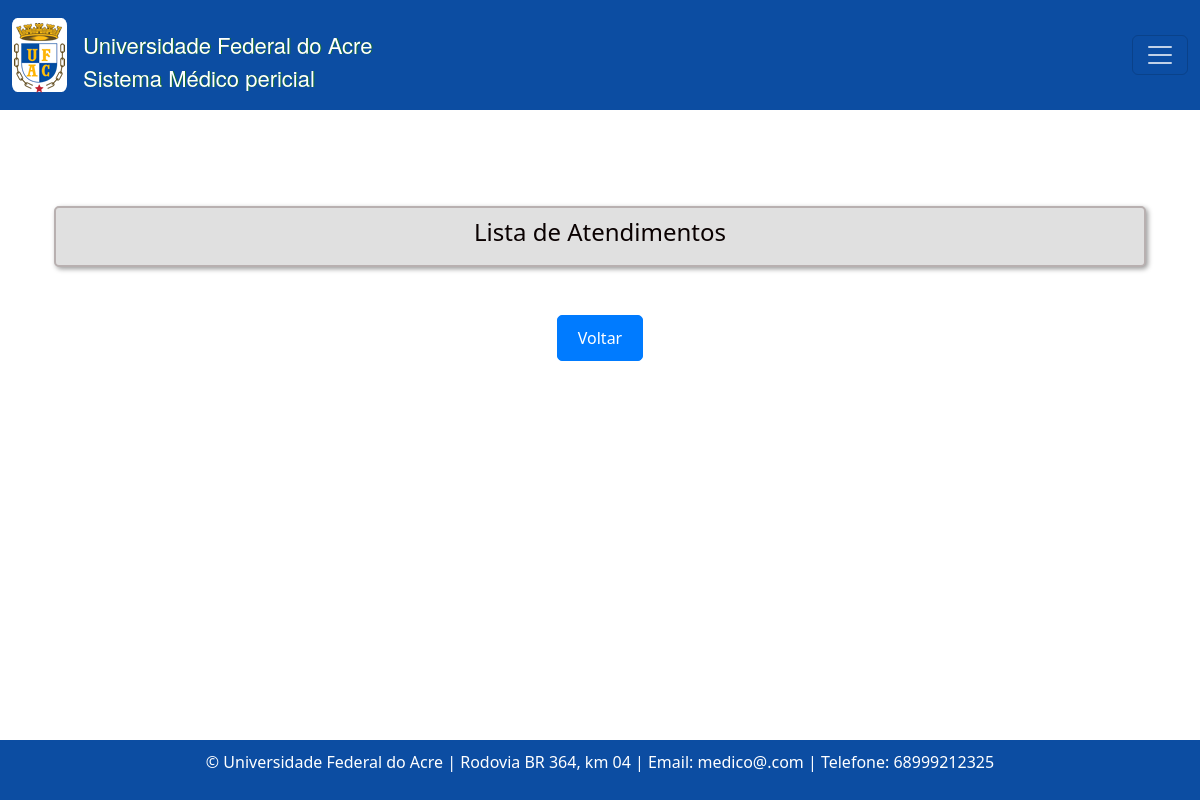
/atendimentos/, run on an earlier commit of the app's database.
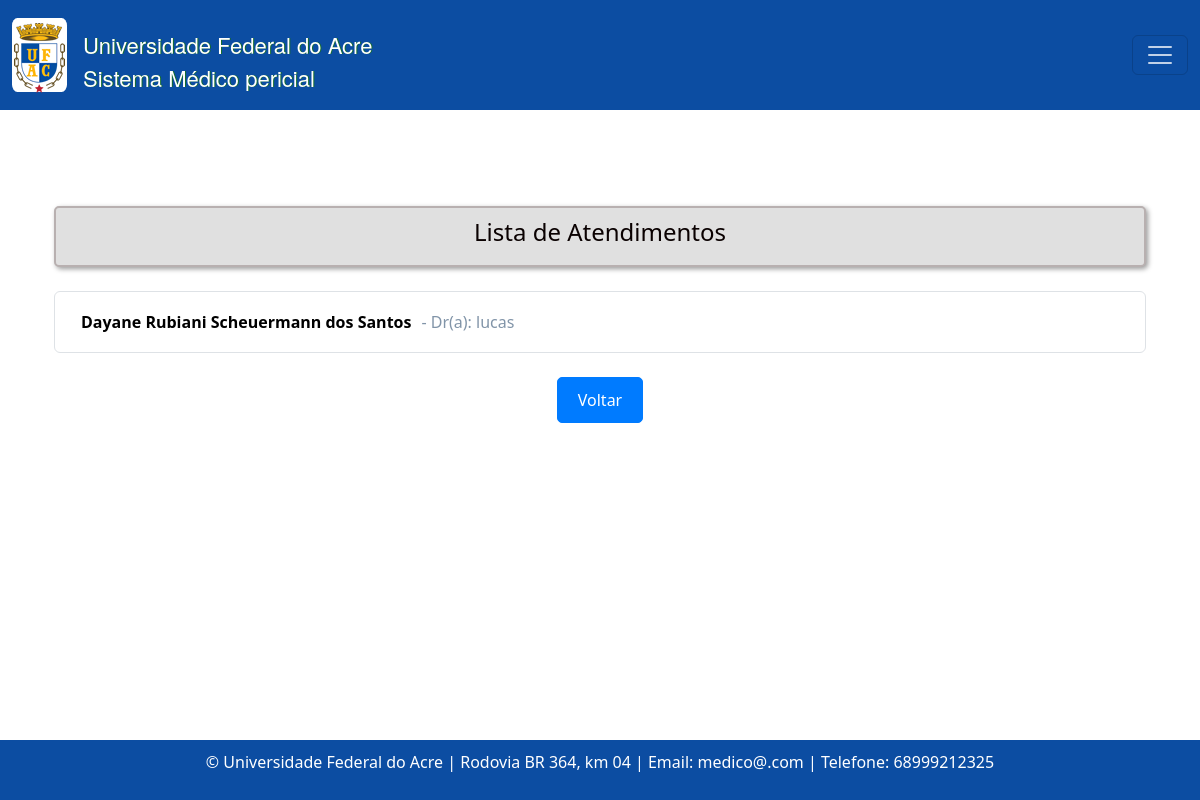
And on a later commit of the database.
### consulta/models.py (models this page shows, shortened)
class Atendimento(models.Model):
    agendamento = models.OneToOneField('Agendamento', on_delete=models.CASCADE)
    anamnese = models.TextField()
    exame_fisico = models.TextField()
    exames_complementares = models.TextField()
    pdf_exames = models.FileField(upload_to='exames_pdfs/', null=True, blank=True)
    diagnostico = models.TextField()
    conduta = models.TextField()
    @property
    def profissional_saude(self):
        return self.agendamento.profissional_saude
    class Meta:
        ordering = ['agendamento', ]

class Agendamento(models.Model):
    TURNO_CHOICES = [
        ('manha', 'Manhã'),
        ('tarde', 'Tarde'),
    ]
    status_atendimento = models.CharField(max_length=20, choices=[
        ('confirmado', 'Confirmado'),
        ('ausente', 'Ausente'),
        ('pendente', 'Pendente'),
    ], default='pendente')
    paciente = models.ForeignKey(Paciente, on_delete=models.CASCADE)
    profissional_saude = models.ForeignKey(Profissionaldasaude, on_delete=models.CASCADE)
    data_agendamento = models.DateTimeField(u'Data Agendamento', blank=False, null=False)
    turno = models.CharField(max_length=10, choices=TURNO_CHOICES)
    prioridade_atendimento = models.BooleanField(default=False)
    justificativa_cancelamento = models.TextField(blank=True, null=True)
    class Meta:
        ordering = ['-data_agendamento', 'paciente__nome']
        verbose_name = 'Agendamento'
        verbose_name_plural = 'Agendamentos'

class Paciente(models.Model):
    nome = models.CharField(max_length=100)
    data_nascimento = models.DateField(verbose_name='Data de Nascimento', validators=[data_nasc_valida], blank=True, null=True)
    email = models.EmailField(blank=True, null=True)
    rg = models.CharField(max_length=20, blank=True, null=True)
    cpf = models.CharField(max_length=14, validators=[validate_cpf, MinLengthValidator(11)])
    sexo = models.CharField(max_length=1, choices=[('M', 'Masculino'), ('F', 'Feminino')])
    matricula = models.CharField(max_length=20)
    TIPO_PACIENTE_CHOICES = [
        ('Aluno', 'Aluno'),
        ('Servidor', 'Servidor'),
        ('Outro', 'Outro'),
    ]
    tipo_paciente = models.CharField(max_length=20, choices=TIPO_PACIENTE_CHOICES)
    cargo_funcao = models.CharField(max_length=50, default='', blank=True, null=True)
    cep = models.CharField(max_length=9, blank=True, null=True)
    cidade = models.CharField(max_length=50, blank=True, null=True)
    bairro = models.CharField(max_length=50, default='', blank=True, null=True)
    uf = models.CharField('UF', max_length=2, choices=UF_CHOICE, default='AC', blank=True, null=True)
    numero = models.CharField(max_length=10, blank=True, null=True)
    ddd_telefone = models.CharField(max_length=8)
    complemento = models.CharField(max_length=100, blank=True, null=True, default='')  # Adicionando o valor padrão aqui

class Profissionaldasaude(models.Model):
    usuario = models.ForeignKey(User, blank=True, null=True, on_delete=models.CASCADE)
    nome = models.CharField('Nome Completo', max_length=100)
    data_nascimento = models.DateField(u'Data de Nascimento', validators=[data_nasc_valida])
    email = models.EmailField()
    rg = models.CharField(max_length=20)
    cpf = models.CharField(max_length=14, validators=[validate_cpf, MinLengthValidator(11)])
    sexo = models.CharField(max_length=1, choices=[('M', 'Masculino'), ('F', 'Feminino')]) #O parâmetro choices em um campo CharField ou IntegerField é usado para fornecer uma lista de escolhas para esse campo
    identificacao_unica = models.CharField(max_length=50, default='')
    cep = models.CharField(max_length=9)
    cidade = models.CharField(max_length=50)
    bairro = models.CharField(max_length=50, default='')
    uf = models.CharField('UF', max_length=2, choices=UF_CHOICE, default='AC')
    numero = models.CharField(max_length=10)
    ddd_telefone = models.CharField('Telefone Celular', max_length=14, help_text='Com DDD.')
    complemento = models.CharField(max_length=100, blank=True, null=True, default='') # blank=True, null=True é pra dizer que não é obrigatorio
    area = models.CharField(max_length=50, default='')
    unidade_siass = models.CharField(max_length=50, default='')
    formacao = models.CharField(max_length=20)
    conselho = models.CharField(max_length=20)
    registro = models.CharField(max_length=20)
    class Meta:
        ordering = ['nome', ]
        verbose_name = 'Profissonal de saúde'
        verbose_name_plural = 'Profissonais de saúde'

### consulta/views.py (the view)
# urls.py: path('atendimentos/', lista_atendimentos, name='listaAtendimentos'),
def lista_atendimentos(request):
    atendimentos = Atendimento.objects.all()
    return render(request, 'consultas/lista_atendimentos.html', {'atendimentos': atendimentos})

### templates/consultas/lista_atendimentos.html (shortened to what this page needs)
{% extends "base.html" %}
{% load static %}
{% block content %}
  <div class="container mt-5">
    <div class="text-center mb-4 custom-title">
      <h4>Lista de Atendimentos</h4>
    </div>
    <ul class="list-group custom-list">
      {% for atendimento in atendimentos %}
        <li class="list-group-item">
          <a href="{% url 'visualizarAtendimento' atendimento.id %}" class="atendimento-link">
            {{ atendimento.agendamento.paciente.nome }}
            {% if atendimento.profissional_saude %}
              <span class="profissional-text"> - Dr(a): {{ atendimento.profissional_saude.nome }}</span>
            {% endif %}
          </a>
        </li>
      {% endfor %}
    </ul>
    <div class="text-center mt-4">
      <a href="{% url 'home' %}" class="btn btn-primary">Voltar</a>
    </div>
  </div>
{% endblock %}

What changed in the data, as far as the page shows it:
added Atendimento: agendamento.paciente.nome "Dayane Rubiani Scheuermann dos Santos", profissional_saude.nome "lucas"
